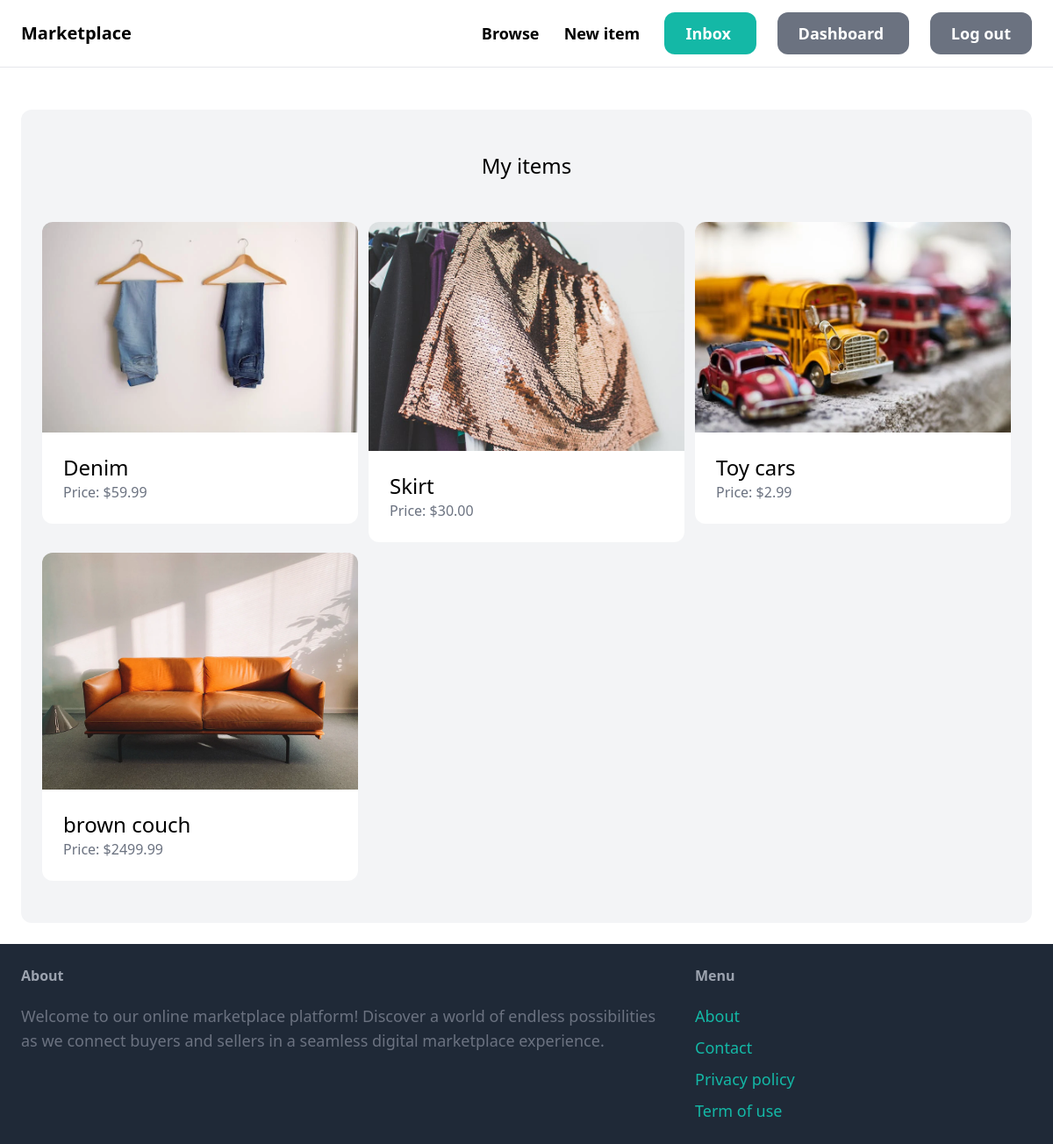
The page /dashboard/ (signed in) on the database its author committed.
### item/models.py (models this page shows, shortened)
class Item(models.Model):
    category= models.ForeignKey(Category,  related_name='items', on_delete=models.CASCADE)
    name = models.CharField(max_length=100)
    description = models.TextField()
    price = models.DecimalField(max_digits=10, decimal_places=2)
    image= models.ImageField(upload_to='item_images', blank=True, null=True)
    is_sold = models.BooleanField(default=False)
    created_by = models.ForeignKey(User, on_delete=models.CASCADE)
    created_at = models.DateTimeField(auto_now_add=True)
    class Meta:
        ordering = ['name',]

### dashboard/views.py (the view)
# urls.py: path('', views.index, name='index'),
@login_required
def index(request):
    items=Item.objects.filter(created_by=request.user)
    return render(request, 'dashboard/index.html', {
        "items":items
    })

### dashboard/templates/dashboard/index.html (shortened to what this page needs)
{% extends 'core/base.html' %}
{% block content %}
     <div class="mt-6 px-6 py-12 bg-gray-100 rounded-xl">
        <h2 class="mb-12 text-2xl text-center">My items</h2>
        <div class="grid grid-cols-3 gap-3">
            {% for item in items%}
            <div>
                <a href="{% url 'item:detail' item.id %}">
                <div>
                    <img src="{{ item.image.url }}"class=" rounded-t-xl">
                </div>
                <div class="p-6 bg-white rounded-b-xl">
                    <h2 class="text-2xl"> {{ item.name }} </h2>
                    <p class="text-gray-500"> Price: ${{ item.price }} </p>
                </div>
                </a>
            </div>
            {% endfor %}
     </div>
    </div>
{% endblock %}

### rows shown on the page
Item: image (picture), name "Denim", price "59.99"
Item: image (picture), name "Skirt", price "30.00"
Item: image (picture), name "Toy cars", price "2.99"
Item: image (picture), name "brown couch", price "2499.99"
